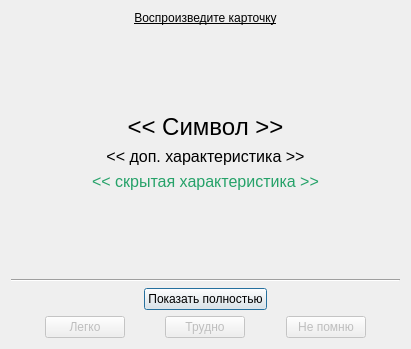
<?xml version="1.0" encoding="UTF-8"?>
<ui version="4.0">
 <class>Dialog</class>
 <widget class="QDialog" name="Dialog">
  <property name="geometry">
   <rect>
    <x>0</x>
    <y>0</y>
    <width>411</width>
    <height>349</height>
   </rect>
  </property>
  <property name="windowTitle">
   <string>learning in progress...</string>
  </property>
  <layout class="QVBoxLayout" name="verticalLayout_2">
   <item>
    <widget class="QLabel" name="label">
     <property name="font">
      <font>
       <underline>true</underline>
      </font>
     </property>
     <property name="text">
      <string>Воспроизведите карточку</string>
     </property>
     <property name="alignment">
      <set>Qt::AlignCenter</set>
     </property>
    </widget>
   </item>
   <item>
    <layout class="QVBoxLayout" name="verticalLayout">
     <item>
      <spacer name="verticalSpacer_2">
       <property name="orientation">
        <enum>Qt::Vertical</enum>
       </property>
       <property name="sizeHint" stdset="0">
        <size>
         <width>20</width>
         <height>40</height>
        </size>
       </property>
      </spacer>
     </item>
     <item>
      <widget class="QLabel" name="symbolLabel">
       <property name="font">
        <font>
         <pointsize>18</pointsize>
        </font>
       </property>
       <property name="text">
        <string>&lt;&lt; Символ &gt;&gt;</string>
       </property>
       <property name="alignment">
        <set>Qt::AlignCenter</set>
       </property>
      </widget>
     </item>
     <item>
      <widget class="QLabel" name="visibleLabel">
       <property name="font">
        <font>
         <pointsize>12</pointsize>
        </font>
       </property>
       <property name="text">
        <string>&lt;&lt; доп. характеристика &gt;&gt;</string>
       </property>
       <property name="alignment">
        <set>Qt::AlignCenter</set>
       </property>
      </widget>
     </item>
     <item>
      <widget class="QLabel" name="hiddenLabel">
       <property name="palette">
        <palette>
         <active>
          <colorrole role="WindowText">
           <brush brushstyle="SolidPattern">
            <color alpha="255">
             <red>38</red>
             <green>162</green>
             <blue>105</blue>
            </color>
           </brush>
          </colorrole>
          <colorrole role="Text">
           <brush brushstyle="SolidPattern">
            <color alpha="255">
             <red>38</red>
             <green>162</green>
             <blue>105</blue>
            </color>
           </brush>
          </colorrole>
          <colorrole role="PlaceholderText">
           <brush brushstyle="SolidPattern">
            <color alpha="128">
             <red>38</red>
             <green>162</green>
             <blue>105</blue>
            </color>
           </brush>
          </colorrole>
         </active>
         <inactive>
          <colorrole role="WindowText">
           <brush brushstyle="SolidPattern">
            <color alpha="255">
             <red>38</red>
             <green>162</green>
             <blue>105</blue>
            </color>
           </brush>
          </colorrole>
          <colorrole role="Text">
           <brush brushstyle="SolidPattern">
            <color alpha="255">
             <red>38</red>
             <green>162</green>
             <blue>105</blue>
            </color>
           </brush>
          </colorrole>
          <colorrole role="PlaceholderText">
           <brush brushstyle="SolidPattern">
            <color alpha="128">
             <red>38</red>
             <green>162</green>
             <blue>105</blue>
            </color>
           </brush>
          </colorrole>
         </inactive>
         <disabled>
          <colorrole role="WindowText">
           <brush brushstyle="SolidPattern">
            <color alpha="255">
             <red>190</red>
             <green>190</green>
             <blue>190</blue>
            </color>
           </brush>
          </colorrole>
          <colorrole role="Text">
           <brush brushstyle="SolidPattern">
            <color alpha="255">
             <red>190</red>
             <green>190</green>
             <blue>190</blue>
            </color>
           </brush>
          </colorrole>
          <colorrole role="PlaceholderText">
           <brush brushstyle="SolidPattern">
            <color alpha="128">
             <red>0</red>
             <green>0</green>
             <blue>0</blue>
            </color>
           </brush>
          </colorrole>
         </disabled>
        </palette>
       </property>
       <property name="font">
        <font>
         <pointsize>12</pointsize>
        </font>
       </property>
       <property name="text">
        <string>&lt;&lt; скрытая характеристика &gt;&gt;</string>
       </property>
       <property name="alignment">
        <set>Qt::AlignCenter</set>
       </property>
      </widget>
     </item>
     <item>
      <spacer name="verticalSpacer">
       <property name="orientation">
        <enum>Qt::Vertical</enum>
       </property>
       <property name="sizeHint" stdset="0">
        <size>
         <width>20</width>
         <height>40</height>
        </size>
       </property>
      </spacer>
     </item>
    </layout>
   </item>
   <item>
    <widget class="Line" name="line">
     <property name="orientation">
      <enum>Qt::Horizontal</enum>
     </property>
    </widget>
   </item>
   <item>
    <layout class="QHBoxLayout" name="horizontalLayout_2">
     <item>
      <spacer name="horizontalSpacer_6">
       <property name="orientation">
        <enum>Qt::Horizontal</enum>
       </property>
       <property name="sizeHint" stdset="0">
        <size>
         <width>40</width>
         <height>20</height>
        </size>
       </property>
      </spacer>
     </item>
     <item>
      <widget class="QPushButton" name="showCardButton">
       <property name="text">
        <string>Показать полностью</string>
       </property>
      </widget>
     </item>
     <item>
      <spacer name="horizontalSpacer_5">
       <property name="orientation">
        <enum>Qt::Horizontal</enum>
       </property>
       <property name="sizeHint" stdset="0">
        <size>
         <width>40</width>
         <height>20</height>
        </size>
       </property>
      </spacer>
     </item>
    </layout>
   </item>
   <item>
    <layout class="QHBoxLayout" name="horizontalLayout">
     <item>
      <spacer name="horizontalSpacer">
       <property name="orientation">
        <enum>Qt::Horizontal</enum>
       </property>
       <property name="sizeHint" stdset="0">
        <size>
         <width>40</width>
         <height>20</height>
        </size>
       </property>
      </spacer>
     </item>
     <item>
      <widget class="QPushButton" name="easyButton">
       <property name="enabled">
        <bool>false</bool>
       </property>
       <property name="text">
        <string>Легко</string>
       </property>
      </widget>
     </item>
     <item>
      <spacer name="horizontalSpacer_2">
       <property name="orientation">
        <enum>Qt::Horizontal</enum>
       </property>
       <property name="sizeHint" stdset="0">
        <size>
         <width>40</width>
         <height>20</height>
        </size>
       </property>
      </spacer>
     </item>
     <item>
      <widget class="QPushButton" name="goodButton">
       <property name="enabled">
        <bool>false</bool>
       </property>
       <property name="text">
        <string>Трудно</string>
       </property>
      </widget>
     </item>
     <item>
      <spacer name="horizontalSpacer_3">
       <property name="orientation">
        <enum>Qt::Horizontal</enum>
       </property>
       <property name="sizeHint" stdset="0">
        <size>
         <width>40</width>
         <height>20</height>
        </size>
       </property>
      </spacer>
     </item>
     <item>
      <widget class="QPushButton" name="againButton">
       <property name="enabled">
        <bool>false</bool>
       </property>
       <property name="text">
        <string>Не помню</string>
       </property>
      </widget>
     </item>
     <item>
      <spacer name="horizontalSpacer_4">
       <property name="orientation">
        <enum>Qt::Horizontal</enum>
       </property>
       <property name="sizeHint" stdset="0">
        <size>
         <width>40</width>
         <height>20</height>
        </size>
       </property>
      </spacer>
     </item>
    </layout>
   </item>
  </layout>
 </widget>
 <resources/>
 <connections/>
</ui>
